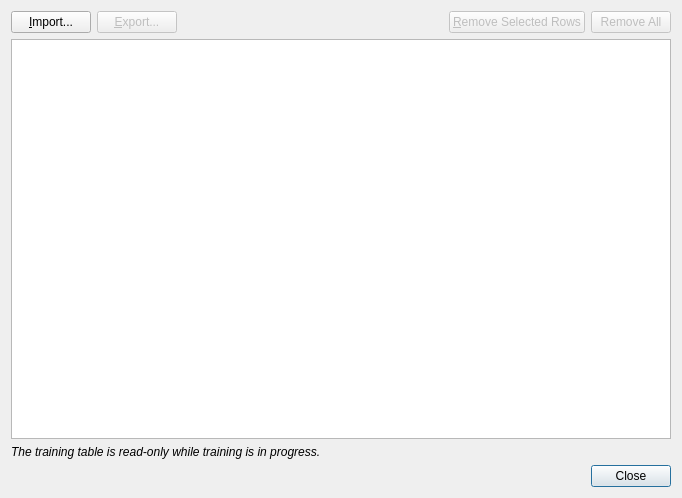
<?xml version="1.0" encoding="UTF-8"?>
<ui version="4.0">
 <class>TrainingTableDialog</class>
 <widget class="QDialog" name="TrainingTableDialog">
  <property name="windowModality">
   <enum>Qt::WindowModal</enum>
  </property>
  <property name="geometry">
   <rect>
    <x>0</x>
    <y>0</y>
    <width>678</width>
    <height>498</height>
   </rect>
  </property>
  <property name="windowTitle">
   <string>Configure Training Set</string>
  </property>
  <layout class="QGridLayout" name="gridLayout">
   <item row="3" column="0" colspan="5">
    <widget class="QDialogButtonBox" name="buttonBox">
     <property name="orientation">
      <enum>Qt::Horizontal</enum>
     </property>
     <property name="standardButtons">
      <set>QDialogButtonBox::Close</set>
     </property>
    </widget>
   </item>
   <item row="0" column="4">
    <widget class="QPushButton" name="buttonRemoveAll">
     <property name="enabled">
      <bool>false</bool>
     </property>
     <property name="text">
      <string>Remove All</string>
     </property>
    </widget>
   </item>
   <item row="0" column="1">
    <widget class="QPushButton" name="buttonExport">
     <property name="enabled">
      <bool>false</bool>
     </property>
     <property name="text">
      <string>&amp;Export...</string>
     </property>
     <property name="icon">
      <iconset theme="document-export" resource="icons.qrc">
       <normaloff>:/icons/document-export.svg</normaloff>:/icons/document-export.svg</iconset>
     </property>
    </widget>
   </item>
   <item row="0" column="2">
    <spacer name="horizontalSpacer">
     <property name="orientation">
      <enum>Qt::Horizontal</enum>
     </property>
     <property name="sizeHint" stdset="0">
      <size>
       <width>40</width>
       <height>20</height>
      </size>
     </property>
    </spacer>
   </item>
   <item row="2" column="0" colspan="5">
    <widget class="QLabel" name="labelReadOnly">
     <property name="font">
      <font>
       <italic>true</italic>
      </font>
     </property>
     <property name="text">
      <string>The training table is read-only while training is in progress.</string>
     </property>
    </widget>
   </item>
   <item row="1" column="0" colspan="5">
    <widget class="QTableView" name="tableView">
     <property name="minimumSize">
      <size>
       <width>660</width>
       <height>400</height>
      </size>
     </property>
     <property name="dragDropMode">
      <enum>QAbstractItemView::InternalMove</enum>
     </property>
     <property name="gridStyle">
      <enum>Qt::DashLine</enum>
     </property>
    </widget>
   </item>
   <item row="0" column="3">
    <widget class="QPushButton" name="buttonRemove">
     <property name="enabled">
      <bool>false</bool>
     </property>
     <property name="text">
      <string>&amp;Remove Selected Rows</string>
     </property>
     <property name="icon">
      <iconset theme="edit-table-delete-row" resource="icons.qrc">
       <normaloff>:/icons/edit-table-delete-row.svg</normaloff>:/icons/edit-table-delete-row.svg</iconset>
     </property>
    </widget>
   </item>
   <item row="0" column="0">
    <widget class="QPushButton" name="buttonImport">
     <property name="text">
      <string>&amp;Import...</string>
     </property>
     <property name="icon">
      <iconset theme="document-import" resource="icons.qrc">
       <normaloff>:/icons/document-import.svg</normaloff>:/icons/document-import.svg</iconset>
     </property>
    </widget>
   </item>
  </layout>
 </widget>
 <tabstops>
  <tabstop>tableView</tabstop>
  <tabstop>buttonImport</tabstop>
  <tabstop>buttonExport</tabstop>
  <tabstop>buttonRemove</tabstop>
  <tabstop>buttonRemoveAll</tabstop>
 </tabstops>
 <resources>
  <include location="icons.qrc"/>
 </resources>
 <connections>
  <connection>
   <sender>buttonBox</sender>
   <signal>accepted()</signal>
   <receiver>TrainingTableDialog</receiver>
   <slot>accept()</slot>
   <hints>
    <hint type="sourcelabel">
     <x>270</x>
     <y>390</y>
    </hint>
    <hint type="destinationlabel">
     <x>157</x>
     <y>274</y>
    </hint>
   </hints>
  </connection>
  <connection>
   <sender>buttonBox</sender>
   <signal>rejected()</signal>
   <receiver>TrainingTableDialog</receiver>
   <slot>reject()</slot>
   <hints>
    <hint type="sourcelabel">
     <x>338</x>
     <y>390</y>
    </hint>
    <hint type="destinationlabel">
     <x>286</x>
     <y>274</y>
    </hint>
   </hints>
  </connection>
 </connections>
</ui>
